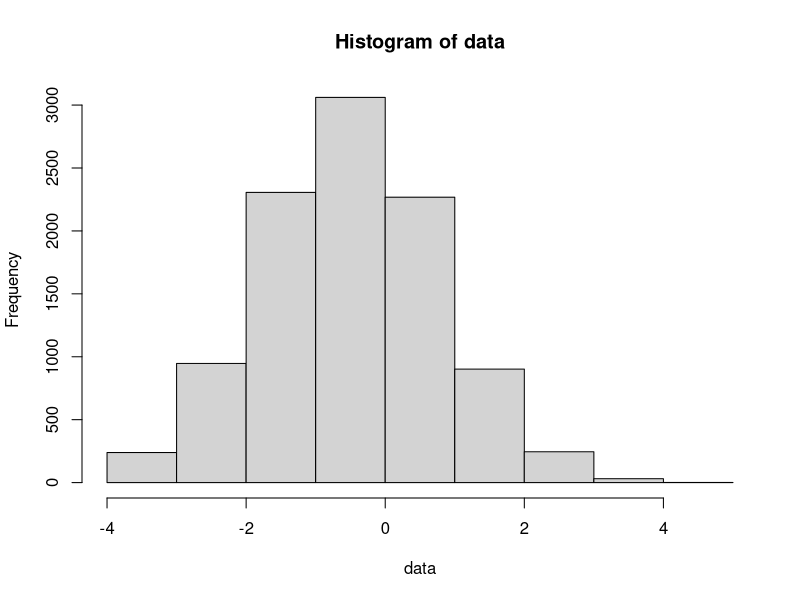
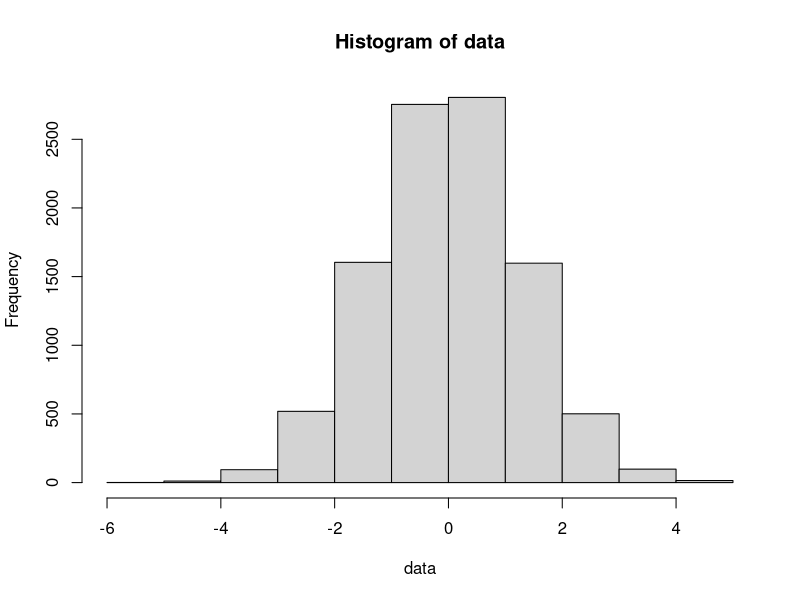
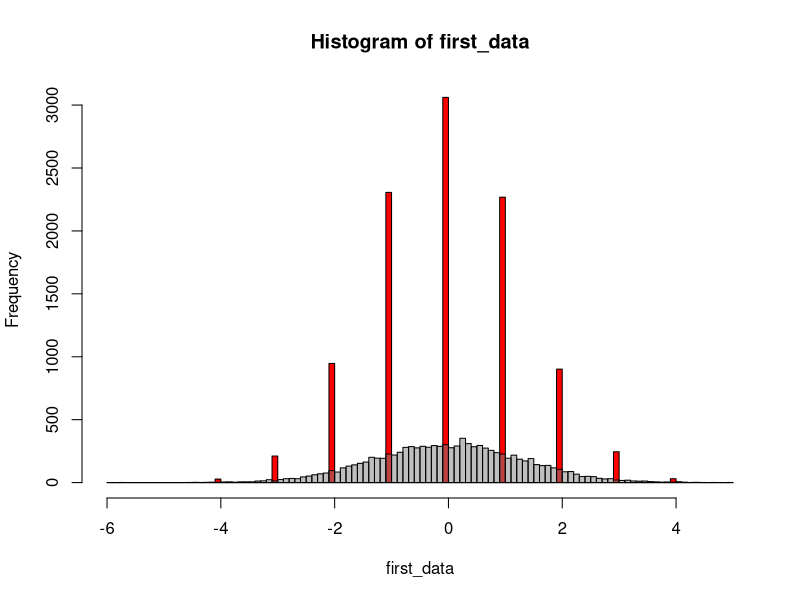
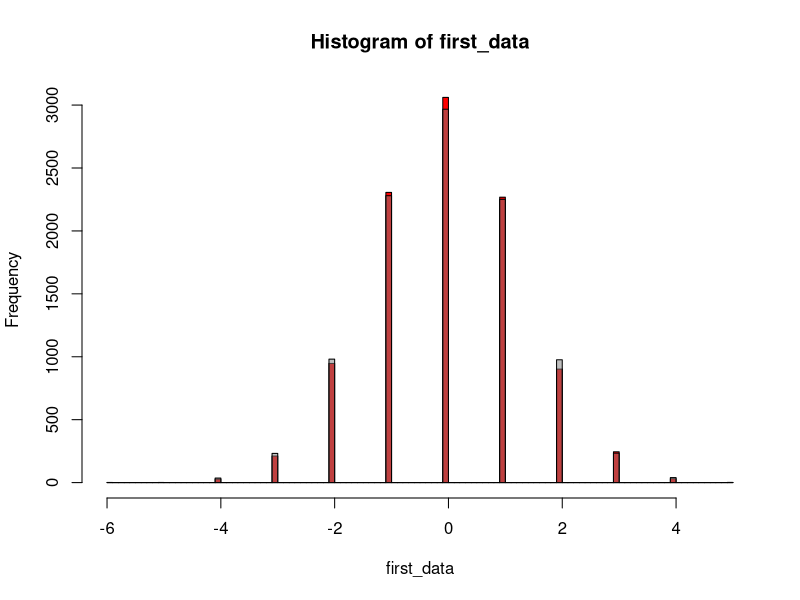
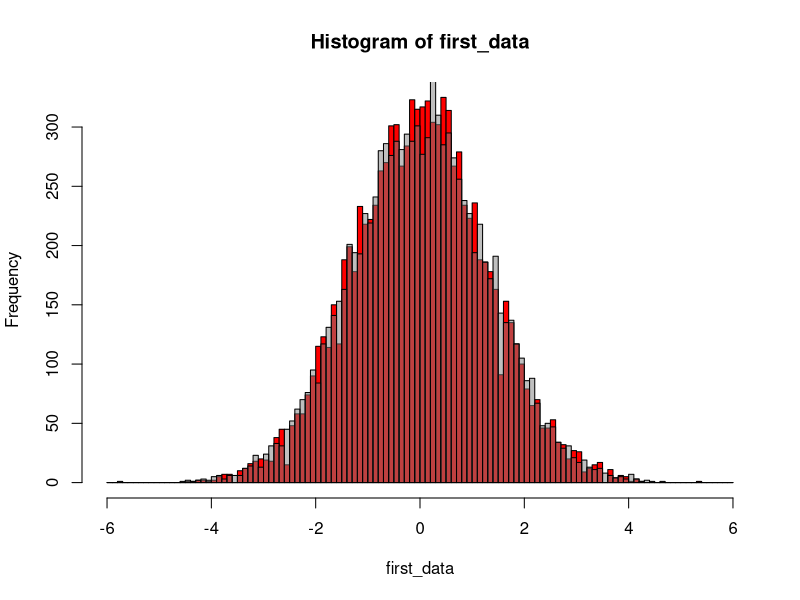
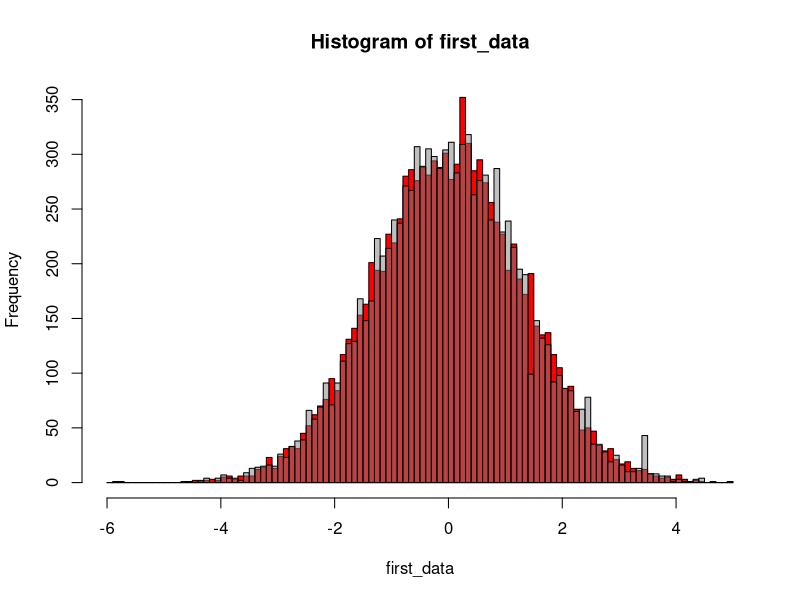
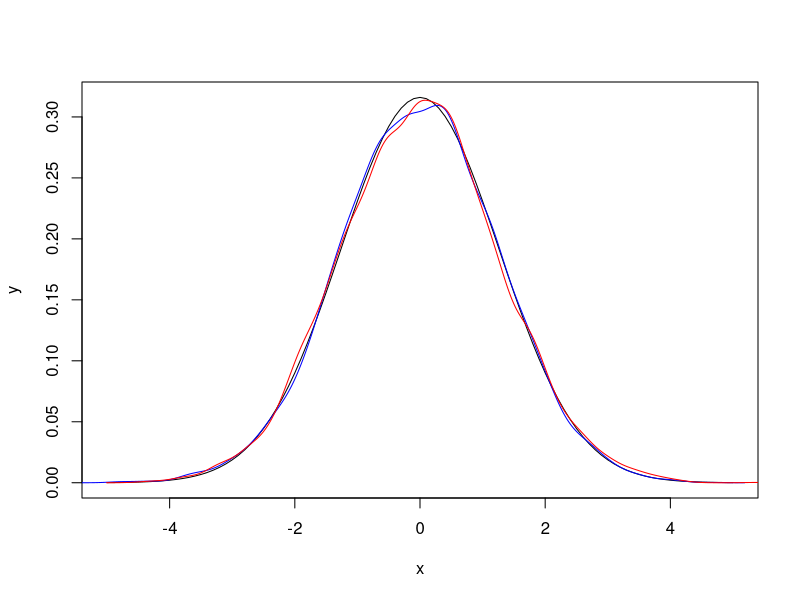
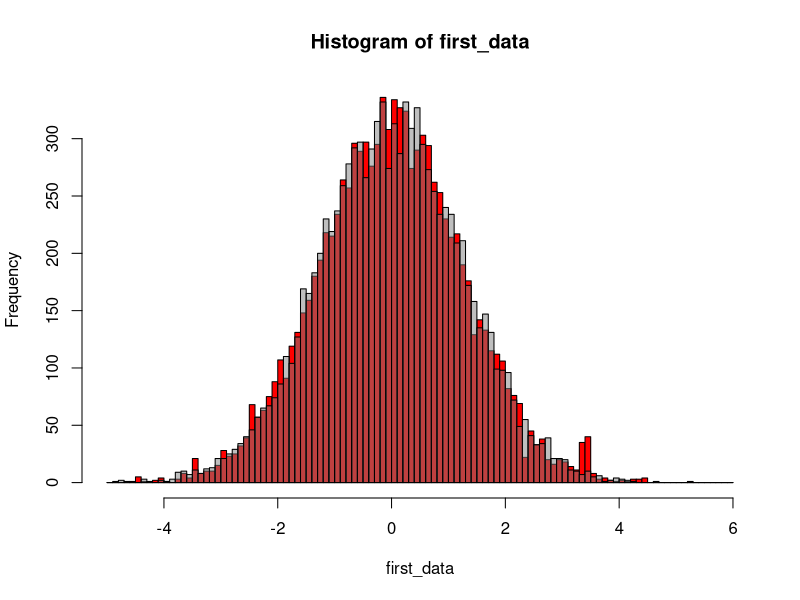

Source code (R) for these figures, in order:
library( MASS )

## Function for getting data (it's discrete) from experiment with our model
get_discrete_data = function() {
  value_count <- c(28, 211, 947, 2306, 3061, 2268, 902, 245, 31, 1)
  values <- -4:5
  data <- rep(values, value_count)
  return (data)
}

## Print histogram
print_hist = function(data) {
  min_border = floor(min(data))
  max_border = ceiling(max(data))
  data_breaks = c(min_border : max_border)
  
  hist(data, breaks = data_breaks)
}

## Print two histograms
print_two_histogram = function(first_data, second_data) {
  min_border = min( floor(min(first_data)), floor(min(second_data)) )
  max_border = max( ceiling(max(first_data)), ceiling(max(second_data)) )
  data_breaks = seq(min_border, max_border, 0.1)
  data_xlim = c(min_border, max_border)
  
  par(mfrow = c(1, 1))
  hist(first_data, breaks = data_breaks, col = "red", xlim = data_xlim)
  hist(second_data, breaks = data_breaks, col = rgb(0.5, 0.5, 0.5, 0.5), add = TRUE)
}

## Get discrete data
discrete_data = get_discrete_data()
discrete_data_length = length(discrete_data)
## Print discrete data few ways
table(discrete_data)
print_hist(discrete_data)

## Function for finding parameters for our data when we except that it's norm distribution
find_distibution_parameters = function(data) {
  parameters = fitdistr(data, "normal")
  return (parameters$estimate)
}

## Find parameters for discrete data
discrete_data_parameters = find_distibution_parameters(discrete_data)
discrete_data_mean = discrete_data_parameters[1]
discrete_data_sd = discrete_data_parameters[2]

## Function for checking a simple hypothesis with ks.test
check_simple_hypothesis = function(data, data_parameteres) {
  ks.test(data, "pnorm", mean = data_parameteres[1], sd = data_parameteres[2])
}

## Check a simple hypothesis with ks.test. Reject it (because of the discrete data)
check_simple_hypothesis(discrete_data, discrete_data_parameters)

## Generate vector of norm distribution values
genetate_norm_distribution_data = function(data_length, data_parameteres) {
  data = rnorm(data_length, mean = data_parameteres[1], sd = data_parameteres[2])
}
norm_data_length = discrete_data_length
norm_data_parameters = discrete_data_parameters
norm_data = genetate_norm_distribution_data(norm_data_length, norm_data_parameters)
print_hist(norm_data)

## Print two histograms. Not good Graphics.
## We need to round norm distribution or to get continuous data 
print_two_histogram(discrete_data, norm_data)

## Function for getting round data from continuous data
get_round_data = function(data) {
  return (round(data))
}
round_norm_data = get_round_data(norm_data)
print_two_histogram(discrete_data, round_norm_data)
## Check that norm data is norm distribution, but round norm data is not!
check_simple_hypothesis(norm_data, norm_data_parameters)
check_simple_hypothesis(round_norm_data, norm_data_parameters)

## Function for getting continuous data from discrete data.
## Generate norm distribution and get fractional part of it,
## and then add it to our data
get_continuous_data = function(data, data_length, data_parameters) {
  norm_data = sort(genetate_norm_distribution_data(data_length, data_parameters))
  round_norm_data = get_round_data(norm_data)
  added_values = norm_data - round_norm_data
  data = sort(data)
  
  continuous_data = data + added_values
  return (continuous_data)
}
continious_data = get_continuous_data(discrete_data, discrete_data_length, discrete_data_parameters)
print_two_histogram(continious_data, norm_data)
## Check that norm data is norm distribution and continuous data is norm too!
## (But we can improve parameters finding)
check_simple_hypothesis(norm_data, norm_data_parameters)
check_simple_hypothesis(continious_data, norm_data_parameters)
## Check that continuous round norm data is norm distribution.
## It proves that our method is work.
continuous_round_norm_data = get_continuous_data(round_norm_data, norm_data_length, norm_data_parameters)
print_two_histogram(norm_data, continuous_round_norm_data)
check_simple_hypothesis(norm_data, norm_data_parameters)
check_simple_hypothesis(continuous_round_norm_data, norm_data_parameters)

## Now we need to find correct parameters for our data
## Function for printing ideal density of the norm distribution and
## the density of our continuous data that was discrete
print_densities = function(data, data_length, data_parameters) {
  continuous_data = get_continuous_data(data, data_length, data_parameters)
  
  par(mfrow = c(1, 1))
  x = seq(-5, 5, by=0.1)
  y = dnorm(x, mean = data_parameters[1], sd = data_parameters[2])
  plot(x, y, col = "transparent")
  lines(x, y, col = "black")
  
  norm_data = genetate_norm_distribution_data(data_length, data_parameters)
  den <- density(norm_data)
  lines(den$x, den$y, col = "blue")
  
  den <- density(continious_data)
  lines(den$x, den$y, col = "red")
  
  return (c(continuous_data, norm_data))
}

## Function for finding maximum p-value depend on data_sd
optimize_data_sd = function(cur_data_sd) {
  cur_data_mean = 0
  cur_data_parameters = c(cur_data_mean, cur_data_sd)
  cur_continuous_data = get_continuous_data(discrete_data, discrete_data_length, cur_data_parameters)
  cur_res = check_simple_hypothesis(cur_continuous_data, cur_data_parameters)
  return (cur_res$p.value)
}
optimize_result = optimize(optimize_data_sd, interval = c(1, 2), maximum = TRUE)
optimize_result$maximum

## Use finding data_sd and check it
cur_data_mean = 0
cur_data_sd = optimize_result$maximum
cur_data_parameters = c(cur_data_mean, cur_data_sd)
dates = print_densities(discrete_data, discrete_data_length, cur_data_parameters)
cur_continuous_data = dates[1:discrete_data_length]
cur_norm_data = dates[(discrete_data_length + 1):(2 * discrete_data_length)]

## Check that norm data is norm distribution
## and our data is norm distribution too
print_two_histogram(cur_continuous_data, cur_norm_data)
check_simple_hypothesis(cur_norm_data, cur_data_parameters)
check_simple_hypothesis(cur_continuous_data, cur_data_parameters)
